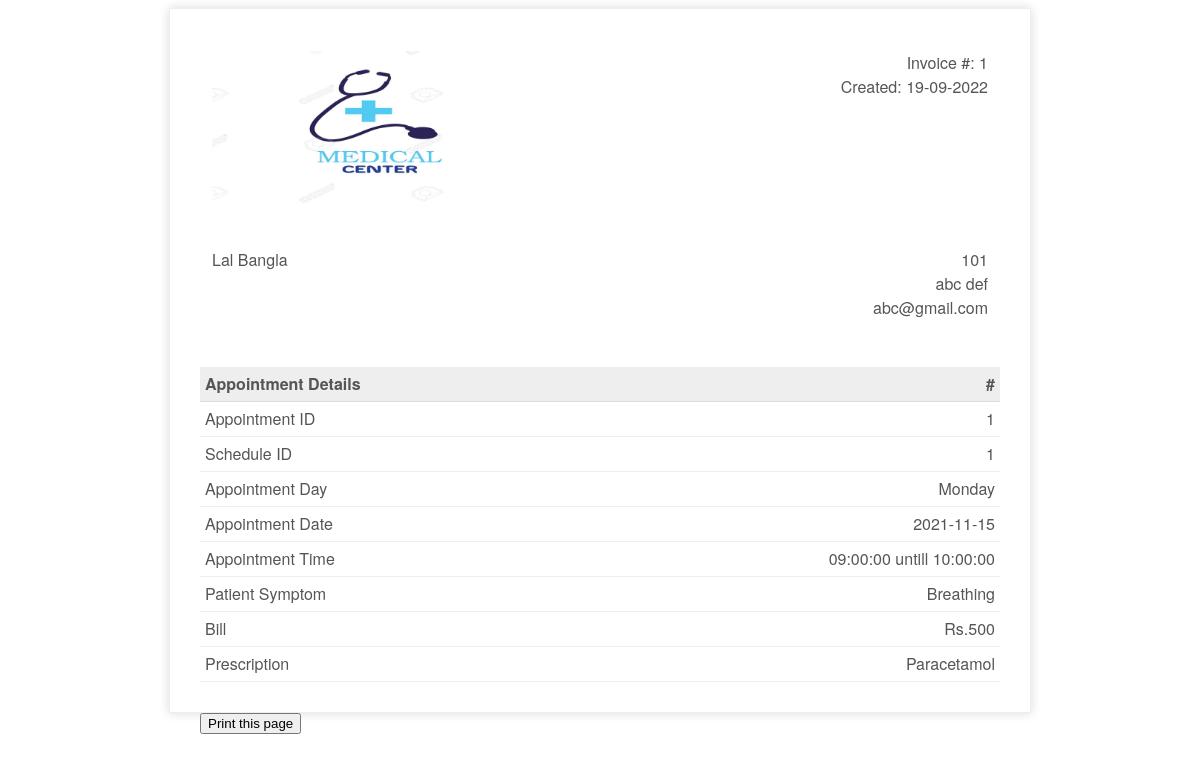
The page /patient/invoice.php?appid=1 on the database its author committed.
### tables this page shows
CREATE TABLE `appointment` (
  `appId` int(3) NOT NULL,
  `patientIc` bigint(12) NOT NULL,
  `scheduleId` int(10) NOT NULL,
  `appSymptom` varchar(100) NOT NULL,
  `appComment` varchar(100) NOT NULL,
  `status` varchar(10) NOT NULL DEFAULT 'process',
  `Bill` VARCHAR(100) Not NULL
);

CREATE TABLE `patient` (
  `icPatient` bigint(12) NOT NULL,
  `password` varchar(20) NOT NULL,
  `patientFirstName` varchar(20) NOT NULL,
  `patientLastName` varchar(20) NOT NULL,
  `patientMaritialStatus` varchar(10) NOT NULL,
  `patientDOB` date NOT NULL,
  `patientGender` varchar(10) NOT NULL,
  `patientAddress` varchar(100) NOT NULL,
  `patientPhone` varchar(15) NOT NULL,
  `patientEmail` varchar(100) NOT NULL,
  `Prescription` varchar(1000) NOT NULL
);

CREATE TABLE `doctorschedule` (
  `scheduleId` int(11) NOT NULL,
  `scheduleDate` date NOT NULL,
  `scheduleDay` varchar(15) NOT NULL,
  `startTime` time NOT NULL,
  `endTime` time NOT NULL,
  `bookAvail` varchar(10) NOT NULL,
  `Bill` VARCHAR(100) Not NULL
);

### patient/invoice.php (the view, shortened to what this page needs)
<?php
include_once '../assets/conn/dbconnect.php';
if (isset($_GET['appid'])) {
$appid=$_GET['appid'];
}
$res=mysqli_query($con, "SELECT a.*, b.*,c.* FROM patient a
JOIN appointment b
On a.icPatient = b.patientIc
JOIN doctorschedule c
On b.scheduleId=c.scheduleId
WHERE b.appId  =".$appid);
$userRow=mysqli_fetch_array($res,MYSQLI_ASSOC);
?>
<!doctype html>
<html>
    <head>
        <link rel="stylesheet" type="text/css" href="assets/css/invoice.css">
    </head>
    <body>
        <div class="invoice-box">
            <table cellpadding="0" cellspacing="0">
                <tr class="top">
                    <td colspan="2">
                        <table>
                            <tr>
                                <td class="title">
                                    <img src="assets/img/logo.png" style="width:100%; max-width:300px;">
                                </td>
                                <td>
                                    Invoice #: <?php echo $userRow['appId'];?><br>
                                    Created: <?php echo date("d-m-Y");?><br>
                                </td>
                            </tr>
                        </table>
                    </td>
                </tr>
                <tr class="information">
                    <td colspan="2">
                        <table>
                            <tr>
                                <td>
                                    <?php echo $userRow['patientAddress'];?>
                                </td>
                                <td><?php echo $userRow['patientIc'];?><br>
                                    <?php echo $userRow['patientFirstName'];?> <?php echo $userRow['patientLastName'];?><br>
                                    <?php echo $userRow['patientEmail'];?>
                                </td>
                            </tr>
                        </table>
                    </td>
                </tr>
                <tr class="heading">
                    <td>
                        Appointment Details
                    </td>
                    <td>
                        #
                    </td>
                </tr>
                <tr class="item">
                    <td>
                        Appointment ID
                    </td>
                    <td>
                       <?php echo $userRow['appId'];?>
                    </td>
                </tr>
                <tr class="item">
                    <td>
                        Schedule ID
                    </td>
                    <td>
                        <?php echo $userRow['scheduleId'];?>
                    </td>
                </tr>
                <tr class="item">
                    <td>
                        Appointment Day
                    </td>
                    <td>
                        <?php echo $userRow['scheduleDay'];?>
                    </td>
                </tr>
                 <tr class="item">
                    <td>
                        Appointment Date
                    </td>
                    <td>
                        <?php echo $userRow['scheduleDate'];?>
                    </td>
                </tr>
                 <tr class="item">
                    <td>
                        Appointment Time
                    </td>
                    <td>
                        <?php echo $userRow['startTime'];?> untill <?php echo $userRow['endTime'];?>
                    </td>
                </tr>
                 <tr class="item">
                    <td>
                        Patient Symptom
                    </td>
                    <td>
                        <?php echo $userRow['appSymptom'];?>
                    </td>
                </tr>
                <tr class="item">
                    <td>
                        Bill
                    </td>
                    <td>
                        <?php echo $userRow['Bill'];?>
                    </td>
                </tr>
                <tr class="item">
                    <td>
                        Prescription
                    </td>
                    <td>
                        <?php echo $userRow['Prescription'];?>
                    </td>
                </tr>
            </table>
        </div>
        <div class="print">
        <button onclick="myFunction()">Print this page</button>
</div>
    </body>
</html>

### patient/Patient-assets/css/invoice.css (style rules this page uses)
.print { margin:auto; max-width:800px; }
.invoice-box { max-width:800px; margin:auto; padding:30px; border:1px solid #eee; box-shadow:0 0 10px rgba(0, 0, 0, .15); font-size:16px; line-height:24px; font-family:'Helvetica Neue', 'Helvetica', Helvetica, Arial, sans-serif; color:#555; }
.invoice-box table { width:100%; line-height:inherit; text-align:left; }
.invoice-box table td { padding:5px; vertical-align:top; }
.invoice-box table tr td:nth-child(2) { text-align:right; }
.invoice-box table tr.top table td { padding-bottom:20px; }
.invoice-box table tr.top table td.title { font-size:45px; line-height:45px; color:#333; }
.invoice-box table tr.information table td { padding-bottom:40px; }
.invoice-box table tr.heading td { background:#eee; border-bottom:1px solid #ddd; font-weight:bold; }
.invoice-box table tr.item td { border-bottom:1px solid #eee; }

### rows shown on the page
appointment: appId "1", patientIc.patientAddress "Lal Bangla", patientIc "101", patientIc.patientFirstName "abc", patientIc.patientLastName "def", patientIc.patientEmail "abc@gmail.com", scheduleId.scheduleId "1", scheduleId.scheduleDay "Monday", scheduleId.scheduleDate "2021-11-15", scheduleId.startTime "09:00:00", scheduleId.endTime "10:00:00", appSymptom "Breathing", scheduleId.Bill "Rs.500", patientIc.Prescription "Paracetamol"
